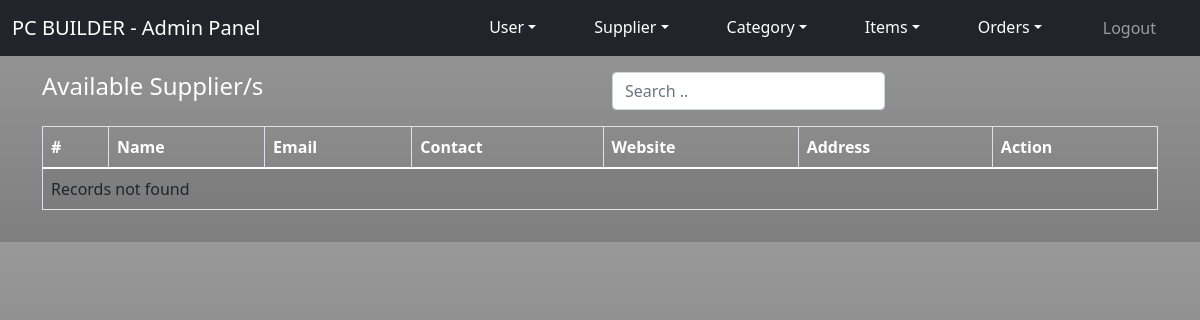
Before: /index.php/admin/supplier with the older database file.
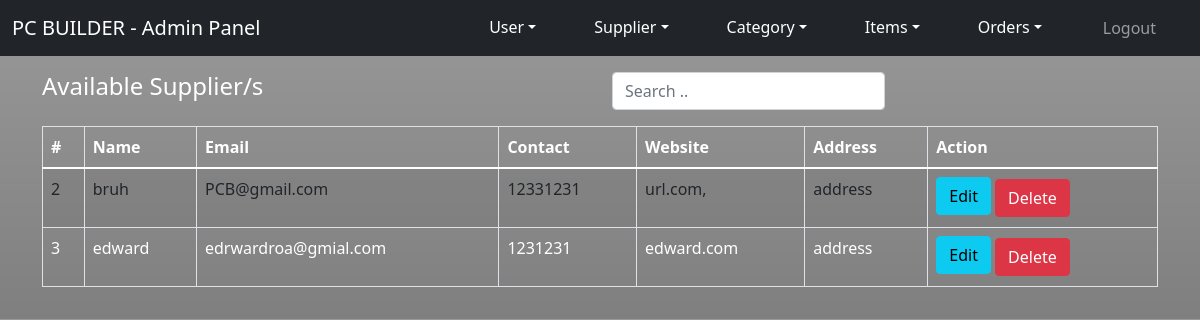
After: the same page with the newer database file.
### tables this page shows
CREATE TABLE `supplier` (
  `supplierId` int(11) NOT NULL,
  `categoryId` int(11) NOT NULL,
  `Name` varchar(256) NOT NULL,
  `Email` varchar(256) NOT NULL,
  `Url` varchar(256) NOT NULL,
  `Phone` varchar(256) NOT NULL,
  `Address` text NOT NULL,
  `file_name` text NOT NULL
);

### application/controllers/Admin.php (called while the page is built, shortened)
<?php
class Admin extends CI_Controller {
    public function supplier(){
        $this->load->model('Supplier_model');
        $supplier = $this->Supplier_model->getSuppliers();
        $supply_data['supplier'] = $supplier;
        $this->load->view('admin/supplier/list', $supply_data);
    }
}

### index.php (called while the page is built, shortened)
<?php
require_once BASEPATH.'core/CodeIgniter.php';

### application/models/Supplier_Model.php (called while the page is built, shortened)
<?php
class Supplier_model extends CI_Model {
    private $table = "supplier";
    public function getSuppliers(){
        $result = $this->db->get($this->table)->result_array();
        return $result;
    }
}

### application/views/admin/supplier/list.php (the view, shortened to what this page needs)
<div class="container my-3">
    <div class="row">
        <div class="col-md-6">
            <h4>Available Supplier/s</h4>
        </div>
        <div class="col-md-6 text-right">
            <input class="form-control mb-3" id="myInput" type="text" placeholder="Search .." style="width:50%;">
        </div>
        <div class="col-md-12">
            <table class="table table-striped table-responsive table-hover table-bordered">
                <thead>
                    <tr>
                        <th>#</th>
                        <th>Name</th>
                        <th>Email</th>
                        <th>Contact</th>
                        <th>Website</th>
                        <th>Address</th>
                        <th>Action</th>
                    </tr>
                </thead>
                <tbody id="myTable">
                    <?php if(!empty($supplier)) { ?>
                    <?php foreach($supplier as $supp) { ?>
                    <tr>
                        <td><?php echo $supp['supplierId']; ?></td>
                        <td><?php echo $supp['Name']; ?></td>
                        <td><?php echo $supp['Email']; ?></td>
                        <td><?php echo $supp['Phone']; ?></td>
                        <td><?php echo $supp['Url']; ?></td>
                        <td><?php echo $supp['Address']; ?></td>
                        <td>
                            <a href="<?php echo base_url().'admin/supplieredit/'.$supp['supplierId']?>"
                                class="btn btn-info mb-1"><i class="fas fa-edit mr-1"></i>Edit</a>
                            <a href="javascript:void(0);" onclick="deleteStore(<?php echo $supp['supplierId']; ?>)"
                                class="btn btn-danger"><i class="fas fa-trash-alt"></i> Delete</a>
                        </td>
                    </tr>
                    <?php } ?>
                    <?php } else {?>
                    <tr>
                        <td colspan="10">Records not found</td>
                    </tr>
                    <?php } ?>
                </tbody>
            </table>
        </div>
    </div>
</div>

Changed rows visible on the page:
added supplier: supplierId "2", Name "bruh", Email "PCB@gmail.com", Phone "12331231", Url "url.com,", Address "address"
added supplier: supplierId "3", Name "edward", Email "edrwardroa@gmial.com", Phone "1231231", Url "edward.com", Address "address"
Other visible differences:
text no longer shown: "Records not found"
